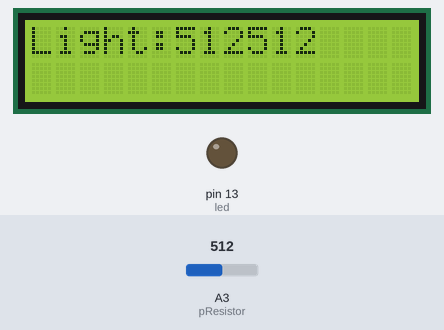
Bench run of a sketch on a simulated Arduino Uno, built with avr-gcc and run on an emulated ATmega328P. On the bench: 16×2 character LCD, output pins drawn as LEDs (lit = HIGH). The inputs (shaded band) are chosen by the test bench; at power-on: A3 (pResistor) = 512.

Above: at 1.2 s.
1.3 s: A3 (pResistor) set to 311
At 1.7 s:
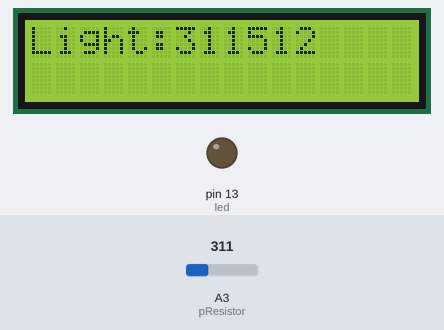
2.8 s: A3 (pResistor) set to 284
At 3.9 s:
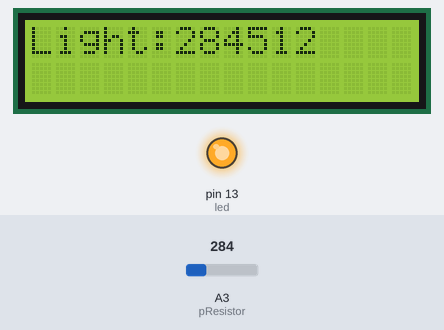
4.3 s: A3 (pResistor) set to 306
At 4.7 s:
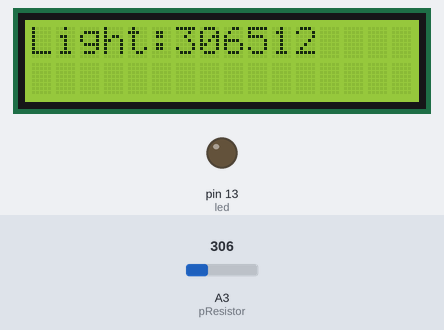
Timing chart, 0 to 7.3 s (numbered marks = the images above; inputs shaded):
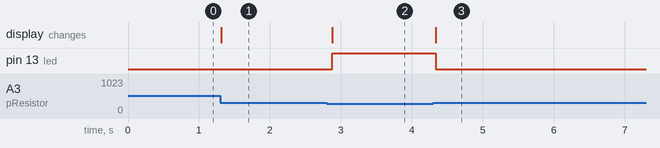

Measured:
- the behaviour switches between 300 and 299 on A3 (pResistor) (found by bisection; images 1 and 2)
- after the input at 1.3 s, the display: changes at once (image 1)
- after the input at 2.8 s, pin 13 (led): LOW → HIGH after 0.08 s; the display: changes after 0.08 s (image 2)
- after the input at 4.3 s, pin 13 (led): HIGH → LOW at once; the display: changes at once (image 3)

The sketch:

Arduino_code.ino
```cpp
#include <LiquidCrystal.h> //library so we can access the functions required for the Liquid Crystal Display
int led=13;                //Initialisation for the additional LED (The light altering one)
const int rs = 12, en = 11, d4 = 5, d5 = 4, d6 = 3, d7 = 2; //Initialisation of LCD pins
LiquidCrystal lcd(rs, en, d4, d5, d6, d7);                  //Actual LCD initialisation
const int pResistor = A3; //Photoresitor pin
int value;				        //Variable for storing the input of the photoresistor
void setup() {  //run once
  lcd.begin(16, 2);       //Define the size of the LCD(16 columns, 2 rows)
  pinMode(pResistor, INPUT); //Define the photoresistor pin as a read(Data is INPUT through it)
  pinMode(led, OUTPUT);      //Define led as a OUTPUT (We can change its value)
}

void loop() { //keep running
  value = analogRead(pResistor); //read the value of the photoresistor
  lcd.clear();                   //clear lcd screen, so that there is no chance of data corruption
  lcd.setCursor(0, 0);           //start inputing data at coordinates (0,0) which is the start
  lcd.print("Light:");           //Next three lines is just how the LCD shows data with formatting, using the value collected above
  lcd.print(value);
  lcd.print("512");
  if(value<300){                 //check value, if its too low, it will turn on the Led
    digitalWrite(led,HIGH);
  } else{
    digitalWrite(led,LOW);
  }
  delay(100);                   //It is a 0.1 delaymakes sure that the program does not get overwhelmed by doing it every single tick, instead, have a little bit of time in between each read/write cycle
}
```
